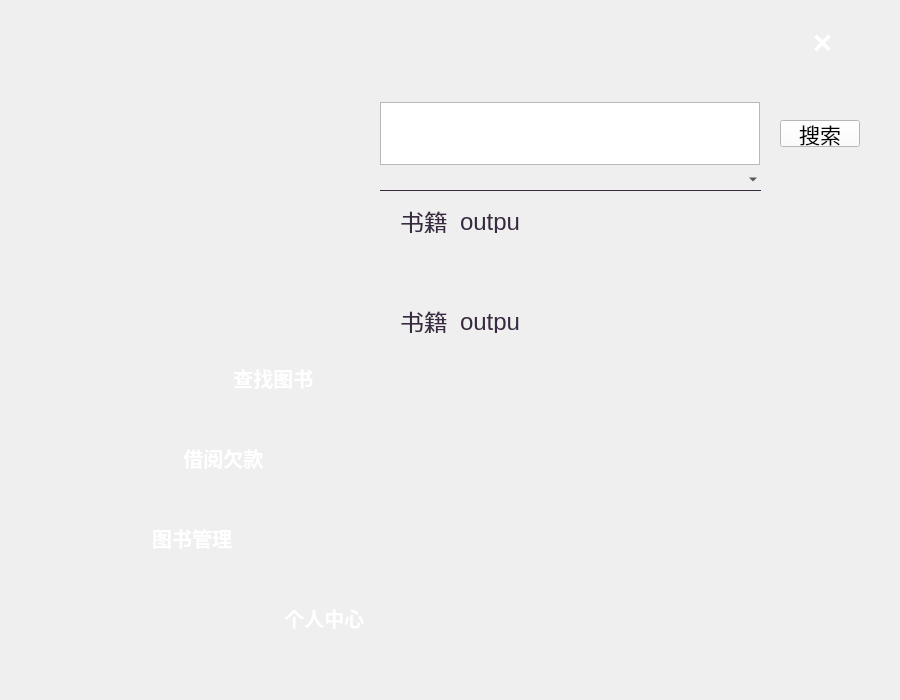
<?xml version="1.0" encoding="UTF-8"?>
<ui version="4.0">
 <class>findbook</class>
 <widget class="QWidget" name="findbook">
  <property name="geometry">
   <rect>
    <x>0</x>
    <y>0</y>
    <width>900</width>
    <height>700</height>
   </rect>
  </property>
  <property name="sizePolicy">
   <sizepolicy hsizetype="Ignored" vsizetype="Preferred">
    <horstretch>0</horstretch>
    <verstretch>0</verstretch>
   </sizepolicy>
  </property>
  <property name="minimumSize">
   <size>
    <width>900</width>
    <height>700</height>
   </size>
  </property>
  <property name="maximumSize">
   <size>
    <width>900</width>
    <height>700</height>
   </size>
  </property>
  <property name="windowTitle">
   <string>Form</string>
  </property>
  <property name="styleSheet">
   <string notr="true">QComboBox
{
background-color:transparent;
border:none;
border-bottom: 1px solid rgb(56,42,64);
}
QComboBox::drop-down
{
min-width: 40px;
border-image:url(:/image/folder-jump-down.png);
}
QComboBox::drop-down:hover
{
min-width: 40px;
border-image:url(:/image/folder-jump-down-pressed.png);
}
QLabel
{
color:rgb(56,42,64);
}
QPushButton#btnClose
{
border:none;
image:url(:/image/timer_normal.png);
color:white;
}
QPushButton#btnClose:hover
{
image:url(:/image/timer_red.png);
color:white;
}

QPushButton#Update_Button
{
image:url(:/image/login.png);
color:white;
}
QPushButton#Update_Button:hover
{
image:url(:/image/login-pressed.png);
color:white;
}
QPushButton#PersonalMode_Button
{
border:none;
image:url(:/image/main_more.png);
color:white;
}
QPushButton#PersonalMode_Button:hover
{
image:url(:/image/main_more_pressed.png);
color:white;
}
QPushButton#PayMode_Button
{
border:none;
image:url(:/image/main_story.png);
color:white;
}
QPushButton#PayMode_Button:hover
{
image:url(:/image/main_story_pressed.png);
color:white;
}
QPushButton#BookMode_Button
{
border:none;
image:url(:/image/main_course.png);
color:white;
}
QPushButton#BookMode_Button:hover
{
image:url(:/image/main_course_pressed.png);
color:white;
}
QPushButton#FindBookMode_Button
{
border:none;
image:url(:/image/main_musicplay_pressed.png);
color:white;
}
QPushButton#FindBookMode_Button:hover
{
image:url(:/image/main_musicplay_pressed.png);
color:white;
}
QPushButton#pushButton
{
color:white;
}
QPushButton#pushButton:hover
{
color:white;
}

</string>
  </property>
  <widget class="QPushButton" name="PersonalMode_Button">
   <property name="enabled">
    <bool>true</bool>
   </property>
   <property name="geometry">
    <rect>
     <x>130</x>
     <y>580</y>
     <width>300</width>
     <height>75</height>
    </rect>
   </property>
   <property name="sizePolicy">
    <sizepolicy hsizetype="Expanding" vsizetype="Expanding">
     <horstretch>0</horstretch>
     <verstretch>0</verstretch>
    </sizepolicy>
   </property>
   <property name="font">
    <font>
     <pointsize>15</pointsize>
     <bold>true</bold>
    </font>
   </property>
   <property name="focusPolicy">
    <enum>Qt::ClickFocus</enum>
   </property>
   <property name="layoutDirection">
    <enum>Qt::LeftToRight</enum>
   </property>
   <property name="autoFillBackground">
    <bool>false</bool>
   </property>
   <property name="styleSheet">
    <string notr="true">QPushButton {
    background-color: transparent;
    color: white;
}
</string>
   </property>
   <property name="text">
    <string>                个人中心</string>
   </property>
   <property name="flat">
    <bool>true</bool>
   </property>
  </widget>
  <widget class="QPushButton" name="BookMode_Button">
   <property name="enabled">
    <bool>true</bool>
   </property>
   <property name="geometry">
    <rect>
     <x>20</x>
     <y>500</y>
     <width>300</width>
     <height>75</height>
    </rect>
   </property>
   <property name="sizePolicy">
    <sizepolicy hsizetype="Expanding" vsizetype="Expanding">
     <horstretch>0</horstretch>
     <verstretch>0</verstretch>
    </sizepolicy>
   </property>
   <property name="palette">
    <palette>
     <active>
      <colorrole role="WindowText">
       <brush brushstyle="SolidPattern">
        <color alpha="255">
         <red>128</red>
         <green>128</green>
         <blue>128</blue>
        </color>
       </brush>
      </colorrole>
      <colorrole role="Button">
       <brush brushstyle="SolidPattern">
        <color alpha="0">
         <red>0</red>
         <green>0</green>
         <blue>0</blue>
        </color>
       </brush>
      </colorrole>
      <colorrole role="Text">
       <brush brushstyle="SolidPattern">
        <color alpha="255">
         <red>128</red>
         <green>128</green>
         <blue>128</blue>
        </color>
       </brush>
      </colorrole>
      <colorrole role="ButtonText">
       <brush brushstyle="SolidPattern">
        <color alpha="255">
         <red>128</red>
         <green>128</green>
         <blue>128</blue>
        </color>
       </brush>
      </colorrole>
      <colorrole role="Base">
       <brush brushstyle="SolidPattern">
        <color alpha="0">
         <red>0</red>
         <green>0</green>
         <blue>0</blue>
        </color>
       </brush>
      </colorrole>
      <colorrole role="Window">
       <brush brushstyle="SolidPattern">
        <color alpha="0">
         <red>0</red>
         <green>0</green>
         <blue>0</blue>
        </color>
       </brush>
      </colorrole>
      <colorrole role="PlaceholderText">
       <brush brushstyle="SolidPattern">
        <color alpha="128">
         <red>128</red>
         <green>128</green>
         <blue>128</blue>
        </color>
       </brush>
      </colorrole>
     </active>
     <inactive>
      <colorrole role="WindowText">
       <brush brushstyle="SolidPattern">
        <color alpha="255">
         <red>128</red>
         <green>128</green>
         <blue>128</blue>
        </color>
       </brush>
      </colorrole>
      <colorrole role="Button">
       <brush brushstyle="SolidPattern">
        <color alpha="0">
         <red>0</red>
         <green>0</green>
         <blue>0</blue>
        </color>
       </brush>
      </colorrole>
      <colorrole role="Text">
       <brush brushstyle="SolidPattern">
        <color alpha="255">
         <red>128</red>
         <green>128</green>
         <blue>128</blue>
        </color>
       </brush>
      </colorrole>
      <colorrole role="ButtonText">
       <brush brushstyle="SolidPattern">
        <color alpha="255">
         <red>128</red>
         <green>128</green>
         <blue>128</blue>
        </color>
       </brush>
      </colorrole>
      <colorrole role="Base">
       <brush brushstyle="SolidPattern">
        <color alpha="0">
         <red>0</red>
         <green>0</green>
         <blue>0</blue>
        </color>
       </brush>
      </colorrole>
      <colorrole role="Window">
       <brush brushstyle="SolidPattern">
        <color alpha="0">
         <red>0</red>
         <green>0</green>
         <blue>0</blue>
        </color>
       </brush>
      </colorrole>
      <colorrole role="PlaceholderText">
       <brush brushstyle="SolidPattern">
        <color alpha="128">
         <red>128</red>
         <green>128</green>
         <blue>128</blue>
        </color>
       </brush>
      </colorrole>
     </inactive>
     <disabled>
      <colorrole role="WindowText">
       <brush brushstyle="SolidPattern">
        <color alpha="255">
         <red>128</red>
         <green>128</green>
         <blue>128</blue>
        </color>
       </brush>
      </colorrole>
      <colorrole role="Button">
       <brush brushstyle="SolidPattern">
        <color alpha="0">
         <red>0</red>
         <green>0</green>
         <blue>0</blue>
        </color>
       </brush>
      </colorrole>
      <colorrole role="Text">
       <brush brushstyle="SolidPattern">
        <color alpha="255">
         <red>128</red>
         <green>128</green>
         <blue>128</blue>
        </color>
       </brush>
      </colorrole>
      <colorrole role="ButtonText">
       <brush brushstyle="SolidPattern">
        <color alpha="255">
         <red>128</red>
         <green>128</green>
         <blue>128</blue>
        </color>
       </brush>
      </colorrole>
      <colorrole role="Base">
       <brush brushstyle="SolidPattern">
        <color alpha="0">
         <red>0</red>
         <green>0</green>
         <blue>0</blue>
        </color>
       </brush>
      </colorrole>
      <colorrole role="Window">
       <brush brushstyle="SolidPattern">
        <color alpha="0">
         <red>0</red>
         <green>0</green>
         <blue>0</blue>
        </color>
       </brush>
      </colorrole>
      <colorrole role="PlaceholderText">
       <brush brushstyle="SolidPattern">
        <color alpha="128">
         <red>128</red>
         <green>128</green>
         <blue>128</blue>
        </color>
       </brush>
      </colorrole>
     </disabled>
    </palette>
   </property>
   <property name="font">
    <font>
     <pointsize>15</pointsize>
     <bold>true</bold>
    </font>
   </property>
   <property name="mouseTracking">
    <bool>true</bool>
   </property>
   <property name="acceptDrops">
    <bool>false</bool>
   </property>
   <property name="layoutDirection">
    <enum>Qt::LeftToRight</enum>
   </property>
   <property name="autoFillBackground">
    <bool>false</bool>
   </property>
   <property name="styleSheet">
    <string notr="true">QPushButton {
    background-color: transparent;
    color: white;
}
</string>
   </property>
   <property name="text">
    <string>        图书管理</string>
   </property>
   <property name="flat">
    <bool>true</bool>
   </property>
  </widget>
  <widget class="QPushButton" name="FindBookMode_Button">
   <property name="geometry">
    <rect>
     <x>90</x>
     <y>340</y>
     <width>300</width>
     <height>75</height>
    </rect>
   </property>
   <property name="sizePolicy">
    <sizepolicy hsizetype="Expanding" vsizetype="Expanding">
     <horstretch>0</horstretch>
     <verstretch>0</verstretch>
    </sizepolicy>
   </property>
   <property name="font">
    <font>
     <pointsize>15</pointsize>
     <bold>true</bold>
    </font>
   </property>
   <property name="layoutDirection">
    <enum>Qt::LeftToRight</enum>
   </property>
   <property name="autoFillBackground">
    <bool>false</bool>
   </property>
   <property name="styleSheet">
    <string notr="true">QPushButton {
    color: white;
}</string>
   </property>
   <property name="text">
    <string>            查找图书</string>
   </property>
   <property name="flat">
    <bool>true</bool>
   </property>
  </widget>
  <widget class="QPushButton" name="PayMode_Button">
   <property name="geometry">
    <rect>
     <x>40</x>
     <y>420</y>
     <width>300</width>
     <height>75</height>
    </rect>
   </property>
   <property name="sizePolicy">
    <sizepolicy hsizetype="Expanding" vsizetype="Expanding">
     <horstretch>0</horstretch>
     <verstretch>0</verstretch>
    </sizepolicy>
   </property>
   <property name="font">
    <font>
     <pointsize>15</pointsize>
     <bold>true</bold>
    </font>
   </property>
   <property name="layoutDirection">
    <enum>Qt::LeftToRight</enum>
   </property>
   <property name="autoFillBackground">
    <bool>false</bool>
   </property>
   <property name="styleSheet">
    <string notr="true">QPushButton {
    background-color: transparent;
    color: white;
}
</string>
   </property>
   <property name="text">
    <string>            借阅欠款</string>
   </property>
   <property name="flat">
    <bool>true</bool>
   </property>
  </widget>
  <widget class="QLabel" name="label">
   <property name="geometry">
    <rect>
     <x>20</x>
     <y>20</y>
     <width>860</width>
     <height>660</height>
    </rect>
   </property>
   <property name="text">
    <string/>
   </property>
   <property name="pixmap">
    <pixmap resource="Logo.qrc">:/image/bg_light.png</pixmap>
   </property>
   <property name="scaledContents">
    <bool>true</bool>
   </property>
  </widget>
  <widget class="QLabel" name="label_2">
   <property name="geometry">
    <rect>
     <x>0</x>
     <y>10</y>
     <width>520</width>
     <height>520</height>
    </rect>
   </property>
   <property name="text">
    <string/>
   </property>
   <property name="pixmap">
    <pixmap resource="Logo.qrc">:/image/45.png</pixmap>
   </property>
   <property name="scaledContents">
    <bool>true</bool>
   </property>
  </widget>
  <widget class="QPushButton" name="btnClose">
   <property name="geometry">
    <rect>
     <x>770</x>
     <y>20</y>
     <width>105</width>
     <height>45</height>
    </rect>
   </property>
   <property name="font">
    <font>
     <pointsize>25</pointsize>
     <bold>true</bold>
    </font>
   </property>
   <property name="text">
    <string>×</string>
   </property>
   <property name="flat">
    <bool>true</bool>
   </property>
  </widget>
  <widget class="QTextBrowser" name="Name_input_2">
   <property name="geometry">
    <rect>
     <x>380</x>
     <y>102</y>
     <width>380</width>
     <height>63</height>
    </rect>
   </property>
  </widget>
  <widget class="QLabel" name="label_20">
   <property name="geometry">
    <rect>
     <x>460</x>
     <y>310</y>
     <width>59</width>
     <height>23</height>
    </rect>
   </property>
   <property name="font">
    <font>
     <pointsize>18</pointsize>
    </font>
   </property>
   <property name="text">
    <string>output</string>
   </property>
  </widget>
  <widget class="QLabel" name="label_19">
   <property name="geometry">
    <rect>
     <x>400</x>
     <y>310</y>
     <width>54</width>
     <height>23</height>
    </rect>
   </property>
   <property name="font">
    <font>
     <pointsize>18</pointsize>
    </font>
   </property>
   <property name="text">
    <string>书籍：</string>
   </property>
  </widget>
  <widget class="QPushButton" name="Update_Button_2">
   <property name="geometry">
    <rect>
     <x>780</x>
     <y>120</y>
     <width>80</width>
     <height>27</height>
    </rect>
   </property>
   <property name="sizePolicy">
    <sizepolicy hsizetype="Minimum" vsizetype="Expanding">
     <horstretch>0</horstretch>
     <verstretch>0</verstretch>
    </sizepolicy>
   </property>
   <property name="font">
    <font>
     <pointsize>16</pointsize>
    </font>
   </property>
   <property name="styleSheet">
    <string notr="true">QPushButton {
    background-color: white;}</string>
   </property>
   <property name="text">
    <string>搜索</string>
   </property>
  </widget>
  <widget class="QLabel" name="label_16">
   <property name="geometry">
    <rect>
     <x>460</x>
     <y>210</y>
     <width>59</width>
     <height>23</height>
    </rect>
   </property>
   <property name="font">
    <font>
     <pointsize>18</pointsize>
    </font>
   </property>
   <property name="text">
    <string>output</string>
   </property>
  </widget>
  <widget class="QComboBox" name="comboBox">
   <property name="geometry">
    <rect>
     <x>380</x>
     <y>169</y>
     <width>381</width>
     <height>22</height>
    </rect>
   </property>
   <property name="sizePolicy">
    <sizepolicy hsizetype="Expanding" vsizetype="Maximum">
     <horstretch>0</horstretch>
     <verstretch>0</verstretch>
    </sizepolicy>
   </property>
   <property name="acceptDrops">
    <bool>false</bool>
   </property>
   <property name="styleSheet">
    <string notr="true"/>
   </property>
  </widget>
  <widget class="QLabel" name="label_15">
   <property name="geometry">
    <rect>
     <x>400</x>
     <y>210</y>
     <width>54</width>
     <height>23</height>
    </rect>
   </property>
   <property name="font">
    <font>
     <pointsize>18</pointsize>
    </font>
   </property>
   <property name="text">
    <string>书籍：</string>
   </property>
  </widget>
  <zorder>label</zorder>
  <zorder>label_2</zorder>
  <zorder>verticalLayoutWidget_4</zorder>
  <zorder>verticalLayoutWidget</zorder>
  <zorder>horizontalLayoutWidget</zorder>
  <zorder>PersonalMode_Button</zorder>
  <zorder>BookMode_Button</zorder>
  <zorder>FindBookMode_Button</zorder>
  <zorder>PayMode_Button</zorder>
  <zorder>Name_input_2</zorder>
  <zorder>label_20</zorder>
  <zorder>label_19</zorder>
  <zorder>Update_Button_2</zorder>
  <zorder>label_16</zorder>
  <zorder>comboBox</zorder>
  <zorder>label_15</zorder>
  <zorder>btnClose</zorder>
 </widget>
 <resources>
  <include location="Logo.qrc"/>
 </resources>
 <connections/>
</ui>
